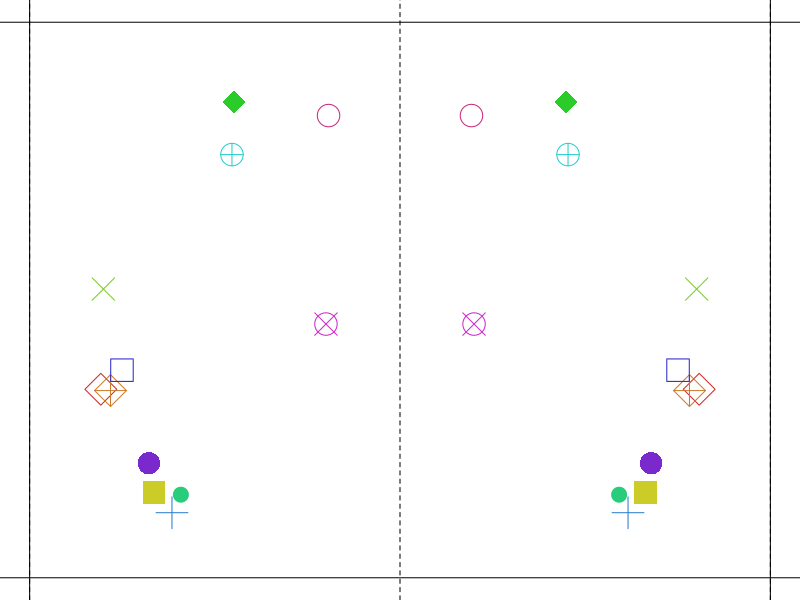
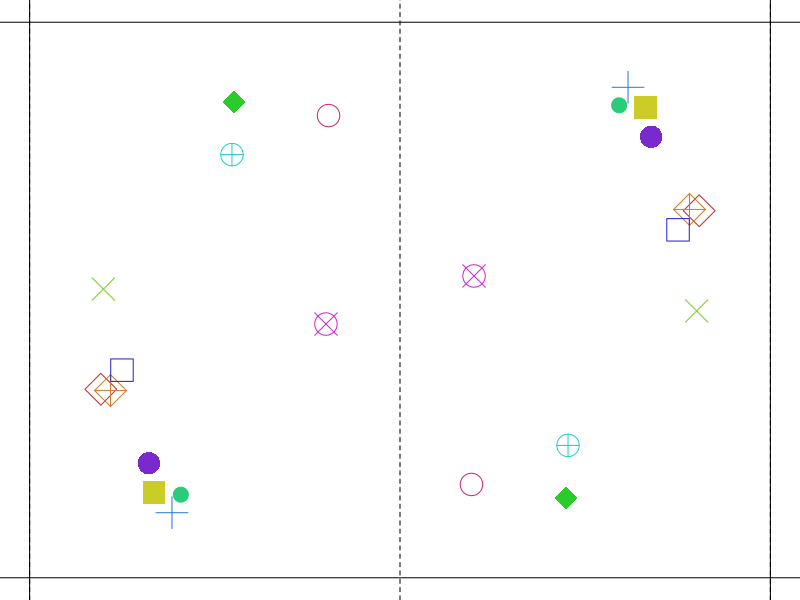
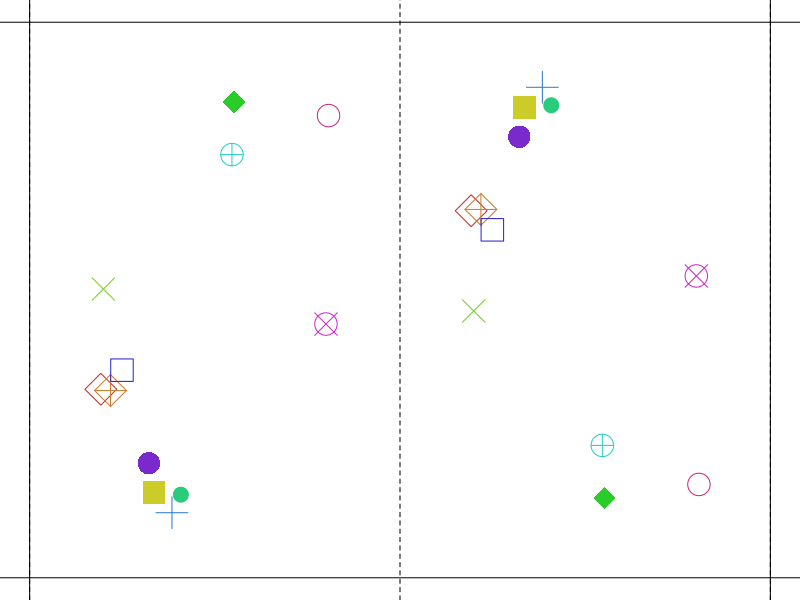
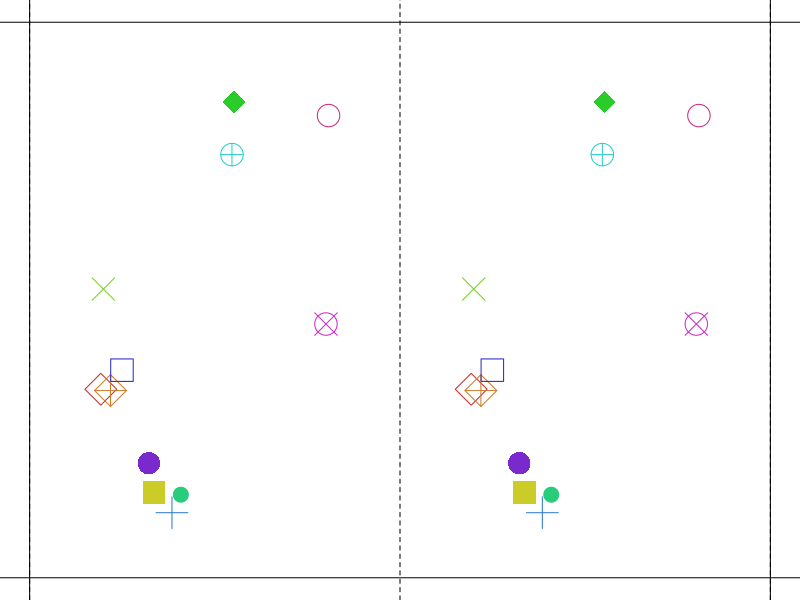

The R source for these figures, in order:
## ---- chunk 1
myorder = sample(1:4)
wrds = c("translation","rotation","glide","mirror")
mywrds = wrds[myorder]

al = paste0("* ",wrds,collapse="\n")
sol1 = paste0(1*(myorder[1]==1:4),collapse="")
sol2 = paste0(1*(myorder[2]==1:4),collapse="")
sol3 = paste0(1*(myorder[3]==1:4),collapse="")
sol4 = paste0(1*(myorder[4]==1:4),collapse="")

getbasedots = function(fg=1,n=4){
    if(fg<6){
        x = runif(2*n,0.1,0.9)
        y = runif(2*n,0.1,0.9)-0.5
        h = runif(2*n)
        p = sample(1:20,2*n)
    } else {
        x = runif(n,0.1,0.9)
        y = runif(n,0.1,0.9)-0.5
        h = runif(n)
        p = sample(1:20,n)
        x = c(x,x)
        y = c(y,-y)
        h = c(h,h)
        p = c(p,p) 
    }
    dots = data.frame(x,y,h,p)
    return(dots)
}



translate = function(dots,dx=1){
    tdots = data.frame(dots)
    tdots$x = dots$x+dx
    return(tdots)
}
rotate = function(dots,xr){
    tdots = data.frame(dots)
    tdots$x = tdots$x-xr
    tdots$x = -tdots$x+xr
    tdots$y = -tdots$y
    return(tdots)
}
glide = function(dots,dx){
    tdots = data.frame(dots)
    tdots$x = tdots$x+dx
    tdots$y = -tdots$y
    return(tdots)
}
mirror = function(dots,xr){
    tdots = data.frame(dots)
    tdots$x = tdots$x-xr
    tdots$x = -tdots$x+xr
    return(tdots)
}



## ---- chunk 2

lwd=3
col="blue"

## ---- chunk 3
NN = 6
cex = 3
par(mar=c(0,0,0,0))
dots = getbasedots(1,NN)
pch = sample(c(0,1,3,4,5,7,8,9,10,11,12,13,15,16,18,19,20),2*NN,F)
hues = seq(0,1,length.out=2*NN+1)
funcs = list(translate(dots,1),rotate(dots,1),glide(dots,1),mirror(dots,1))
d2 = funcs[[myorder[1]]]
plot(0,0,type="n",xlim=c(0,2),ylim=c(-0.5,0.5),axes=F,ann=F)
# lines(dots$x,dots$y,lwd=lwd,col=col)
# lines(d2$x,d2$y,lwd=lwd,col=col)
points(dots$x,dots$y,pch=pch,col=hsv(hues,0.8,0.8),cex=cex)
points(d2$x,d2$y,pch=pch,col=hsv(hues,0.8,0.8),cex=cex)
abline(v=seq(0,2,1),lty=2)
abline(h=c(0.5,-0.5))
abline(v=c(0,2))
## ---- chunk 4
par(mar=c(0,0,0,0))
# dots = getbasedots(1,6)
funcs = list(translate(dots,1),rotate(dots,1),glide(dots,1),mirror(dots,1))
d2 = funcs[[myorder[2]]]
plot(0,0,type="n",xlim=c(0,2),ylim=c(-0.5,0.5),axes=F,ann=F)
# lines(dots$x,dots$y,lwd=lwd,col=col)
# lines(d2$x,d2$y,lwd=lwd,col=col)
abline(v=seq(0,2,1),lty=2)
abline(h=c(0.5,-0.5))
abline(v=c(0,2))
points(dots$x,dots$y,pch=pch,col=hsv(hues,0.8,0.8),cex=cex)
points(d2$x,d2$y,pch=pch,col=hsv(hues,0.8,0.8),cex=cex)
## ---- chunk 5
par(mar=c(0,0,0,0))
# dots = getbasedots(1,6)
funcs = list(translate(dots,1),rotate(dots,1),glide(dots,1),mirror(dots,1))
d2 = funcs[[myorder[3]]]
plot(0,0,type="n",xlim=c(0,2),ylim=c(-0.5,0.5),axes=F,ann=F)
# lines(dots$x,dots$y,lwd=lwd,col=col)
# lines(d2$x,d2$y,lwd=lwd,col=col)
abline(v=seq(0,2,1),lty=2)
abline(h=c(0.5,-0.5))
abline(v=c(0,2))
points(dots$x,dots$y,pch=pch,col=hsv(hues,0.8,0.8),cex=cex)
points(d2$x,d2$y,pch=pch,col=hsv(hues,0.8,0.8),cex=cex)
## ---- chunk 6
par(mar=c(0,0,0,0))
# dots = getbasedots(1,6)
funcs = list(translate(dots,1),rotate(dots,1),glide(dots,1),mirror(dots,1))
d2 = funcs[[myorder[4]]]
plot(0,0,type="n",xlim=c(0,2),ylim=c(-0.5,0.5),axes=F,ann=F)
# lines(dots$x,dots$y,lwd=lwd,col=col)
# lines(d2$x,d2$y,lwd=lwd,col=col)
abline(v=seq(0,2,1),lty=2)
abline(h=c(0.5,-0.5))
abline(v=c(0,2))
points(dots$x,dots$y,pch=pch,col=hsv(hues,0.8,0.8),cex=cex)
points(d2$x,d2$y,pch=pch,col=hsv(hues,0.8,0.8),cex=cex)
